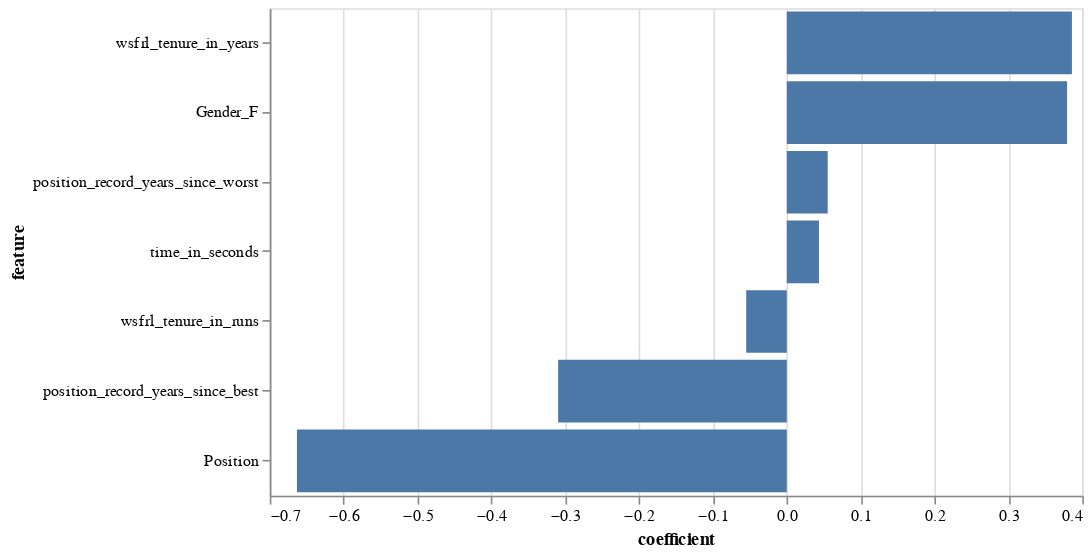

The cell this chart's notebook holds for it:
### Code cell
display_feature_coefficients(logistic_regression_classifier, feature_columns)

### Figure 1 — Vega-Lite specification as saved in the notebook (floating-point values rounded to 4 significant figures)
{"config": {"view": {"continuousWidth": 300, "continuousHeight": 300}}, "data": {"name": "data-8b5234c63f77ad7a09e603f9b7265f15"}, "mark": {"type": "bar"}, "encoding": {"x": {"field": "coefficient", "type": "quantitative"}, "y": {"field": "feature", "sort": "-x", "type": "nominal"}}, "height": 300, "width": 500, "$schema": "https://vega.github.io/schema/vega-lite/v5.20.1.json", "datasets": {"data-8b5234c63f77ad7a09e603f9b7265f15": [{"feature": "wsfrl_tenure_in_years", "coefficient": 0.386}, {"feature": "Gender_F", "coefficient": 0.3795}, {"feature": "position_record_years_since_worst", "coefficient": 0.05538}, {"feature": "time_in_seconds", "coefficient": 0.04357}, {"feature": "wsfrl_tenure_in_runs", "coefficient": -0.05492}, {"feature": "position_record_years_since_best", "coefficient": -0.3096}, {"feature": "Position", "coefficient": -0.6632}]}}
